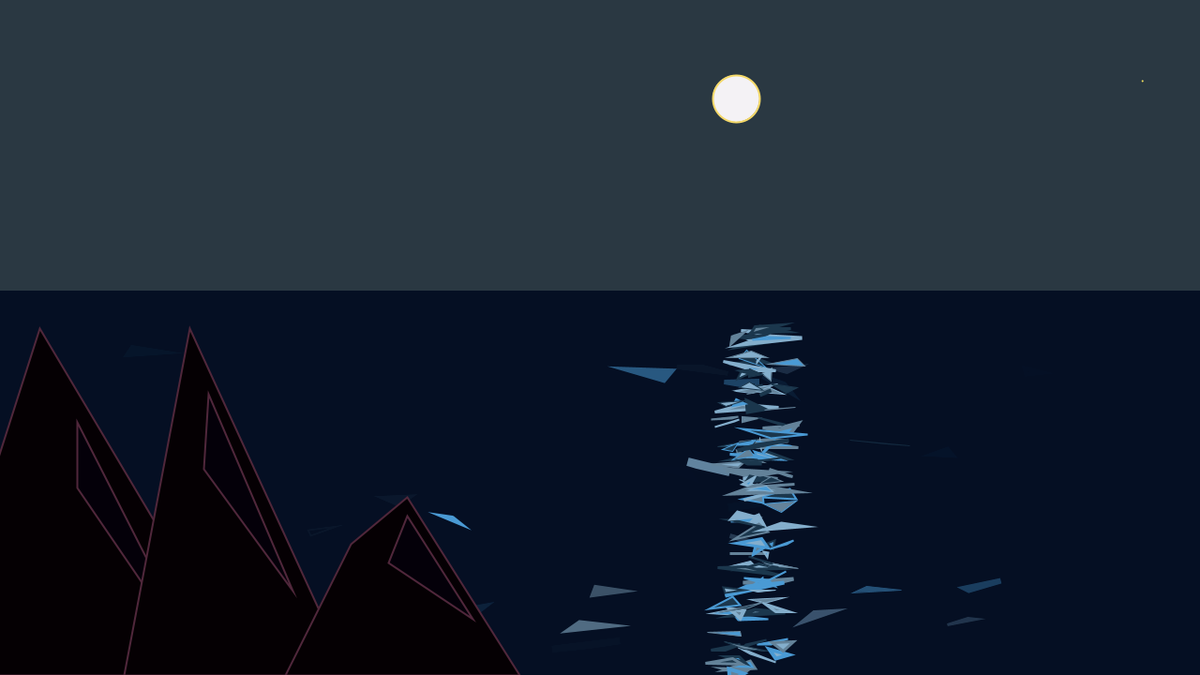
Frame 1 (no input)
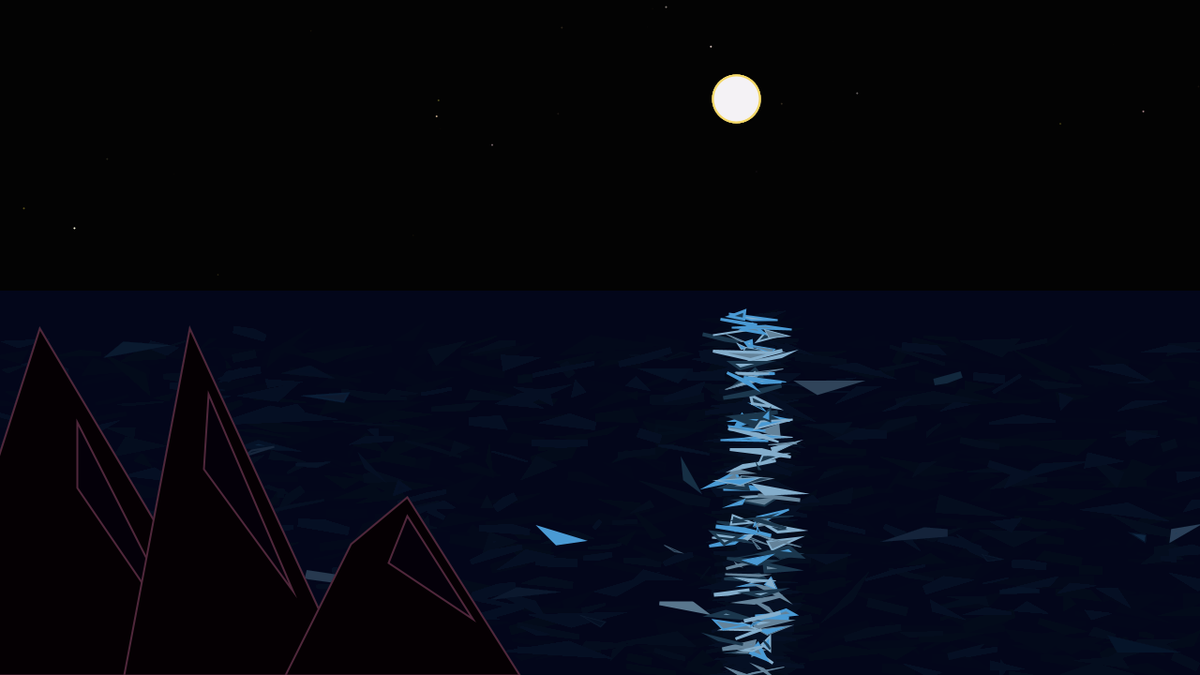
Frame 60 (the mouse pressed at the canvas centre just before this capture)
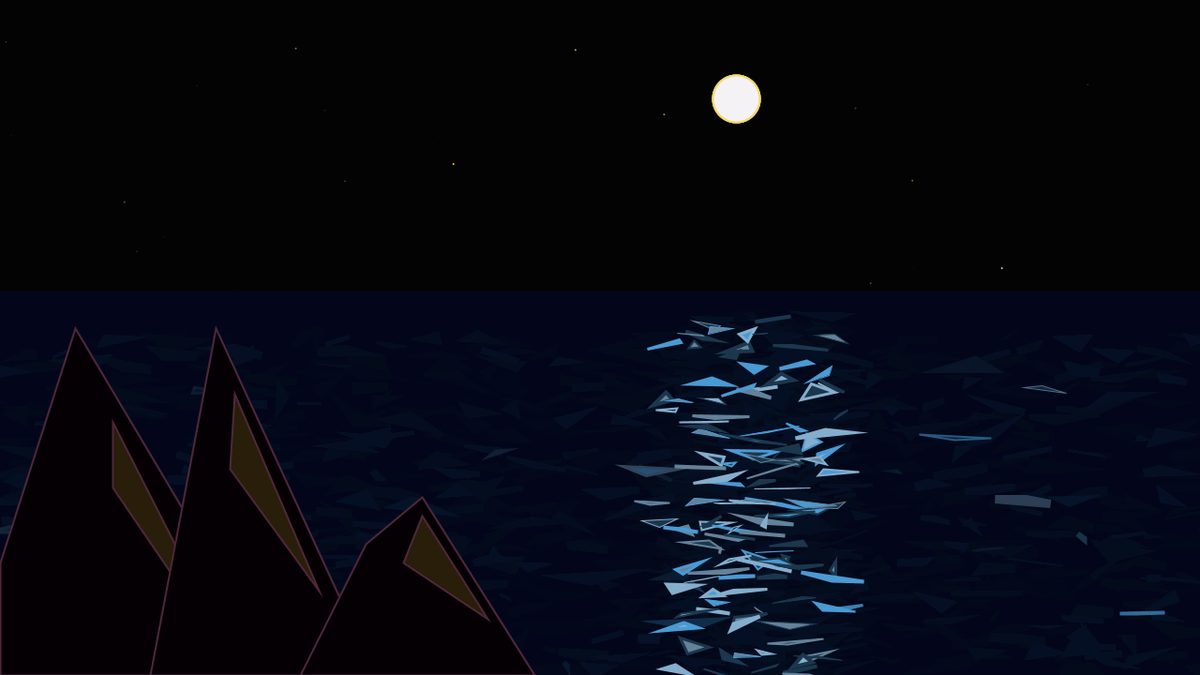
Frame 120 (the mouse held since frame 60 and released just before this capture)

The Processing sketch that drew these frames (run headless with seeded random() and noise(); from frame 60 on, the mouse is pressed at the canvas centre):

// Processing sketch: Assignment2
// ── Assignment2.pde
//My first drawing was a landscape with the moon and the stars. There was also the see, but the water was still! 
//I decided then, to animate it, and here it is my landscape is alive. 
//You can move the mouse up and down and you'll see the magic of the moon.
//If you move the mouse right and left istead, you'll see the magic of the rocks :)

color[] rainyday = {#31414D, #4A9AD4, #84AECC, #1B374D, #638299, #58E8FA};
color[] palette = rainyday;
float counter = 0;

void setup(){
  noStroke();
  size(1280, 720);
 
 background(palette[0]);
 int count=0;
}
  
void moon(float y){
  ellipseMode(CORNER);
  fill(#F4F2F5);
  stroke(#F5D968);  
  
  if (y/10>0){ellipse(760-y/20, 80-y/20, 50+y/10, 50+y/10);
  }else{
    ellipse(760, 80, 50, 50);
  }
    
  ellipseMode(CORNER); 

}

//rocks
void rocks(float x,float y){
   
   pushMatrix();
   
  stroke(#50273B);
  strokeWeight(2);
  
  //rock
  fill(#050003);
  quad(0+x/17,600,80+x/17,350,300+x/17,720,0+x/17,720);
  
  //shadow
  fill(40+y/10,30+y/5,9);
  triangle(120+x/17,450,260+x/17,725,120+x/17,520);
  
  //rock
  fill(#050003);
  triangle(160+x/23,720,230+x/23,350,400+x/23,720);
  
  //shadow
   fill(40+y/10,30+y/5,9);
  triangle(250+x/23,420,340+x/23,630,245+x/23,500);
  
  //rock
  fill(#050003);
  quad(320+x/40,720,390+x/40,580,450+x/40,530,570+x/40,720);
  
  //shadow
    fill(40+y/10,30+y/5,9);
    triangle(450+x/40,550,520+x/40,660,430+x/40,600);
    popMatrix();
  }
 void reflection(float y){
    while(counter < 270){
 
     noStroke();
    
     //Set stroke color to random palette color
     stroke(palette[int(random(1, 5))]);
     //Set stroke weight randomly
     strokeWeight(int(random(1, 5)));
     //Set fill color randomly from palette
     fill(palette[int(random(1, 5))]);
     
     
     //set ellipse origin location x to random of screen width
     float x2 = random(width/2+width/17-y/5,width/2+width/5+y/5);
     //set ellipse origin location x to random of screen height    
     float y2 = random(height/2-20,height);
     //set ellipse height and width randomly
     float d2 = random(10, 80);
     //draw ellipse 
     
     triangle(x2, y2,x2+random(-40,40),y2+random(-10,10),x2+random(-40,40),y2+random(-10,10));
    
     counter += 1;
     }
 
 }
 

void draw(){
  float parallax = mouseX -width/2;
  float parallaxy = mouseY -height/2;
  int m = millis();
  noStroke();
  ellipseMode(CORNER);
  noStroke();
  ellipseMode(CORNER);
  fill(0,35);
  rect(0,0,width,height);
    
  //night
   fill(0,1);
   rect(0,0,width,height);
  
  fill(255,random(190,255),random(39,253));
  ellipse(random(width),random(height/2),2,2);
  
  counter=0;

  
   while(counter < 150){
     fill(#000923,25);
     noStroke();
     rect(0,height/2-50,width,height);
     //Set stroke color to random palette color
     stroke(palette[int(random(1, 5))]);
     //Set stroke weight randomly
     strokeWeight(int(random(1, 10)));
     //Set fill color randomly from palette
     fill(palette[int(random(1, 5))]);
     
     
     //set ellipse origin location x to random of screen width
     float x = random(width);
     //set ellipse origin location x to random of screen height    
     float y = random(height/2,height);
     //set ellipse height and width randomly
     float d = random(10, 80);
     //draw ellipse 
     triangle(x, y,x+random(-40,40),y+random(-10,10),x+random(-40,40),y+random(-10,10));
     counter += 1;
   }

 rocks(parallax, parallaxy);
 moon(parallaxy);
 reflection(parallaxy);
 
}
